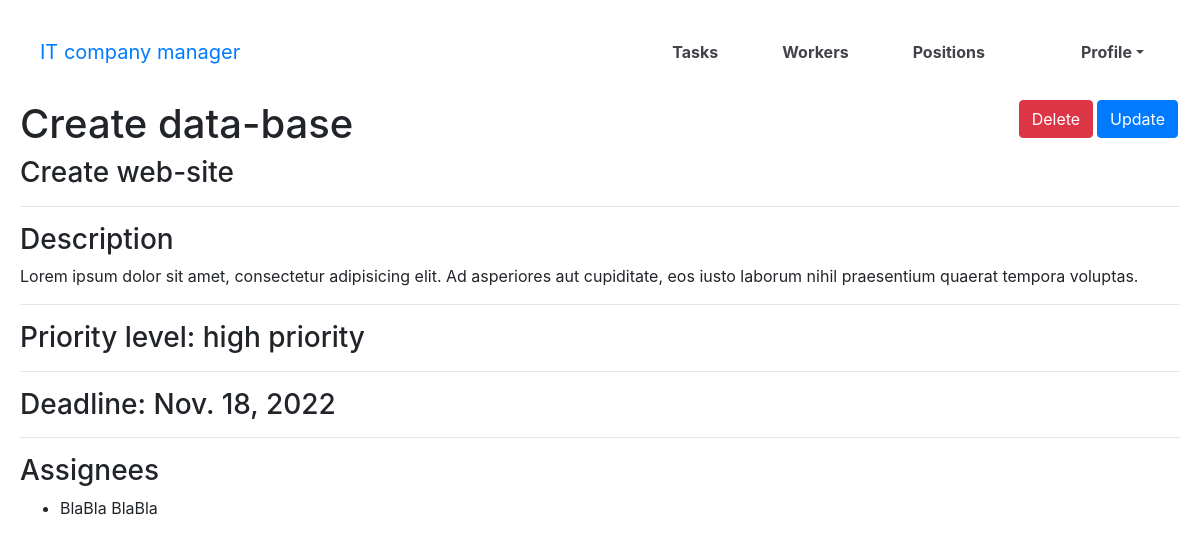
Page /tasks/2/ (signed in) on the committed database.
### manager/models.py (models this page shows, shortened)
class Task(models.Model):
    PRIORITY_LEVEL_CHOICES = (
        ("H", "high priority"),
        ("M", "medium priority"),
        ("L", "low priority"),
    )
    name = models.CharField(max_length=255)
    description = models.TextField(blank=True)
    deadline = models.DateField()
    is_completed = models.BooleanField(default=False)
    priority = models.CharField(
        max_length=1,
        choices=PRIORITY_LEVEL_CHOICES,
        default="medium priority",
    )
    task_type = models.ForeignKey(TaskType, on_delete=models.CASCADE, related_name="tasks")
    assignees = models.ManyToManyField(Worker)
    class Meta:
        ordering = ["is_completed", "deadline", "priority"]

class TaskType(models.Model):
    name = models.CharField(max_length=255)
    class Meta:
        ordering = ["name"]
    def __str__(self):
        return f"{self.name}"

class Worker(AbstractUser):
    position = models.ForeignKey(Position, blank=True, null=True, on_delete=models.CASCADE, related_name="workers")
    class Meta:
        ordering = ["username"]

### manager/views.py (the view)
# urls.py: path("tasks/<int:pk>/", task_detail, name="task-detail"),
@login_required
def task_detail(request, pk):
    task = Task.objects.get(pk=pk)
    context = {
        "task": task,
    }
    return render(request, "manager/task_detail.html", context=context)

### templates/manager/task_detail.html (shortened to what this page needs)
{% extends "base.html" %}
{% block content %}
    <div class="form">
      <h1>
        {{ task.name }}
        <a href="{% url "manager:task-update" pk=task.id %}"
           class="btn btn-primary CRUD_link">Update</a>
        <a href="{% url "manager:task-delete" pk=task.id %}"
           class="btn btn-danger CRUD_link">Delete</a>
      </h1>
      <h3>{{ task.task_type }}</h3>
      <hr>
      <h3>Description</h3>
      <p>{{ task.description }}</p>
      <hr>
      <h3>Priority level: {{ task.get_priority_display }}</h3>
      <hr>
      <h3>Deadline: {{ task.deadline }}</h3>
      <hr>
      <h3>Assignees</h3>
      <ul>
        {% for assign in task.assignees.all %}
          <li>{{ assign.first_name }} {{ assign.last_name }}</li>
        {% endfor %}
     </ul>
    </div>
{% endblock %}

### static/css/styles.css (style rules this page uses)
.CRUD_link { float: right; margin: 0 2px 0 2px; }
body { margin: 0; width: 100%; height: 100%; position: absolute; top: 0; left: 0; overflow: auto; }
.form { margin: 0 20px; }

### rows in the picture
Task: name "Create data-base", task_type "Create web-site", description "Lorem ipsum dolor sit amet, consectetur adipisicing elit. Ad asperiores aut cupiditate, eos iusto laborum nihil praesentium quaerat tempora voluptas.", priority "high priority", deadline "Nov. 18, 2022"
Worker: first_name "BlaBla", last_name "BlaBla"
